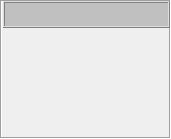
   <widget class="QFrame" name="Compresor_LP_2">
    <property name="geometry">
     <rect>
      <x>826</x>
      <y>150</y>
      <width>171</width>
      <height>139</height>
     </rect>
    </property>
    <property name="minimumSize">
     <size>
      <width>171</width>
      <height>139</height>
     </size>
    </property>
    <property name="maximumSize">
     <size>
      <width>171</width>
      <height>139</height>
     </size>
    </property>
    <property name="styleSheet">
     <string notr="true">background-color: none;</string>
    </property>
    <property name="frameShape">
     <enum>QFrame::Box</enum>
    </property>
    <property name="frameShadow">
     <enum>QFrame::Sunken</enum>
    </property>
    <widget class="QFrame" name="frame_11">
     <property name="geometry">
      <rect>
       <x>3</x>
       <y>1</y>
       <width>167</width>
       <height>27</height>
      </rect>
     </property>
     <property name="minimumSize">
      <size>
       <width>167</width>
       <height>27</height>
      </size>
     </property>
     <property name="maximumSize">
      <size>
       <width>167</width>
       <height>27</height>
      </size>
     </property>
     <property name="styleSheet">
      <string notr="true">background-color: rgb(192, 192, 192);</string>
     </property>
     <property name="frameShape">
      <enum>QFrame::Box</enum>
     </property>
     <property name="frameShadow">
      <enum>QFrame::Raised</enum>
     </property>
     <layout class="QGridLayout" name="gridLayout_21">
      <item row="0" column="0">
       <widget class="AUpTextLabel" name="leGEN_AVR_16">
        <property name="minimumSize">
         <size>
          <width>137</width>
          <height>9</height>
         </size>
        </property>
        <property name="maximumSize">
         <size>
          <width>137</width>
          <height>9</height>
         </size>
        </property>
        <property name="LabelText" stdset="0">
         <string>DATOS DEL COMBUST</string>
        </property>
        <property name="Font">
         <font>
          <pointsize>9</pointsize>
          <weight>75</weight>
          <bold>true</bold>
         </font>
        </property>
       </widget>
      </item>
     </layout>
    </widget>
    <widget class="AUpTextLabel" name="leGEN_AVR_17">
     <property name="geometry">
      <rect>
       <x>6</x>
       <y>64</y>
       <width>65</width>
       <height>13</height>
      </rect>
     </property>
     <property name="minimumSize">
      <size>
       <width>65</width>
       <height>13</height>
      </size>
     </property>
     <property name="maximumSize">
      <size>
       <width>65</width>
       <height>13</height>
      </size>
     </property>
     <property name="layoutDirection">
      <enum>Qt::RightToLeft</enum>
     </property>
     <property name="LabelText" stdset="0">
      <string>WF36DMD</string>
     </property>
     <property name="Font">
      <font>
       <pointsize>9</pointsize>
       <weight>75</weight>
       <bold>true</bold>
      </font>
     </property>
    </widget>
    <widget class="AUpTextLabel" name="leDCWF36">
     <property name="geometry">
      <rect>
       <x>71</x>
       <y>64</y>
       <width>37</width>
       <height>13</height>
      </rect>
     </property>
     <property name="minimumSize">
      <size>
       <width>37</width>
       <height>13</height>
      </size>
     </property>
     <property name="maximumSize">
      <size>
       <width>37</width>
       <height>13</height>
      </size>
     </property>
     <property name="layoutDirection">
      <enum>Qt::RightToLeft</enum>
     </property>
     <property name="isUpdateable" stdset="0">
      <bool>true</bool>
     </property>
     <property name="id">
      <string>p_HMI_INTER_WF36DMD_CALC_PLUS_A_OUT_1</string>
     </property>
     <property name="Font">
      <font>
       <pointsize>9</pointsize>
       <weight>75</weight>
       <bold>true</bold>
      </font>
     </property>
    </widget>
    <widget class="AUpTextLabel" name="leGEN_AVR_19">
     <property name="geometry">
      <rect>
       <x>122</x>
       <y>64</y>
       <width>43</width>
       <height>13</height>
      </rect>
     </property>
     <property name="minimumSize">
      <size>
       <width>43</width>
       <height>13</height>
      </size>
     </property>
     <property name="maximumSize">
      <size>
       <width>43</width>
       <height>13</height>
      </size>
     </property>
     <property name="layoutDirection">
      <enum>Qt::LeftToRight</enum>
     </property>
     <property name="LabelText" stdset="0">
      <string>Lbs/hr</string>
     </property>
     <property name="Font">
      <font>
       <pointsize>9</pointsize>
       <weight>75</weight>
       <bold>true</bold>
      </font>
     </property>
    </widget>
    <widget class="AUpTextLabel" name="leGEN_AVR_36">
     <property name="geometry">
      <rect>
       <x>6</x>
       <y>32</y>
       <width>65</width>
       <height>13</height>
      </rect>
     </property>
     <property name="minimumSize">
      <size>
       <width>65</width>
       <height>13</height>
      </size>
     </property>
     <property name="maximumSize">
      <size>
       <width>65</width>
       <height>13</height>
      </size>
     </property>
     <property name="layoutDirection">
      <enum>Qt::RightToLeft</enum>
     </property>
     <property name="LabelText" stdset="0">
      <string>TGSSEL</string>
     </property>
     <property name="Font">
      <font>
       <pointsize>9</pointsize>
       <weight>75</weight>
       <bold>true</bold>
      </font>
     </property>
    </widget>
    <widget class="AUpTextLabel" name="leDCTGS">
     <property name="geometry">
      <rect>
       <x>71</x>
       <y>32</y>
       <width>37</width>
       <height>13</height>
      </rect>
     </property>
     <property name="minimumSize">
      <size>
       <width>37</width>
       <height>13</height>
      </size>
     </property>
     <property name="maximumSize">
      <size>
       <width>37</width>
       <height>13</height>
      </size>
     </property>
     <property name="layoutDirection">
      <enum>Qt::RightToLeft</enum>
     </property>
     <property name="isUpdateable" stdset="0">
      <bool>true</bool>
     </property>
     <property name="id">
      <string>p_HMI_INTER_TGSSEL_CALC_PLUS_A_OUT_1</string>
     </property>
     <property name="Font">
      <font>
       <pointsize>9</pointsize>
       <weight>75</weight>
       <bold>true</bold>
      </font>
     </property>
    </widget>
    <widget class="AUpTextLabel" name="leGEN_AVR_38">
     <property name="geometry">
      <rect>
       <x>122</x>
       <y>32</y>
       <width>43</width>
       <height>13</height>
      </rect>
     </property>
     <property name="minimumSize">
      <size>
       <width>43</width>
       <height>13</height>
      </size>
     </property>
     <property name="maximumSize">
      <size>
       <width>43</width>
       <height>13</height>
      </size>
     </property>
     <property name="layoutDirection">
      <enum>Qt::LeftToRight</enum>
     </property>
     <property name="LabelText" stdset="0">
      <string>ºF</string>
     </property>
     <property name="Font">
      <font>
       <pointsize>9</pointsize>
       <weight>75</weight>
       <bold>true</bold>
      </font>
     </property>
    </widget>
    <widget class="AUpTextLabel" name="leGEN_AVR_23">
     <property name="geometry">
      <rect>
       <x>6</x>
       <y>48</y>
       <width>65</width>
       <height>13</height>
      </rect>
     </property>
     <property name="minimumSize">
      <size>
       <width>65</width>
       <height>13</height>
      </size>
     </property>
     <property name="maximumSize">
      <size>
       <width>65</width>
       <height>13</height>
      </size>
     </property>
     <property name="layoutDirection">
      <enum>Qt::RightToLeft</enum>
     </property>
     <property name="LabelText" stdset="0">
      <string>PGAS</string>
     </property>
     <property name="Font">
      <font>
       <pointsize>9</pointsize>
       <weight>75</weight>
       <bold>true</bold>
      </font>
     </property>
    </widget>
    <widget class="AUpTextLabel" name="leDCPG">
     <property name="geometry">
      <rect>
       <x>71</x>
       <y>48</y>
       <width>37</width>
       <height>13</height>
      </rect>
     </property>
     <property name="minimumSize">
      <size>
       <width>37</width>
       <height>13</height>
      </size>
     </property>
     <property name="maximumSize">
      <size>
       <width>37</width>
       <height>13</height>
      </size>
     </property>
     <property name="layoutDirection">
      <enum>Qt::RightToLeft</enum>
     </property>
     <property name="isUpdateable" stdset="0">
      <bool>true</bool>
     </property>
     <property name="id">
      <string>p_HMI_INTER_PGSSEL_CALC_PLUS_A_OUT_1</string>
     </property>
     <property name="Font">
      <font>
       <pointsize>9</pointsize>
       <weight>75</weight>
       <bold>true</bold>
      </font>
     </property>
    </widget>
    <widget class="AUpTextLabel" name="leGEN_AVR_25">
     <property name="geometry">
      <rect>
       <x>122</x>
       <y>48</y>
       <width>43</width>
       <height>13</height>
      </rect>
     </property>
     <property name="minimumSize">
      <size>
       <width>43</width>
       <height>13</height>
      </size>
     </property>
     <property name="maximumSize">
      <size>
       <width>43</width>
       <height>13</height>
      </size>
     </property>
     <property name="layoutDirection">
      <enum>Qt::LeftToRight</enum>
     </property>
     <property name="LabelText" stdset="0">
      <string>PSIG</string>
     </property>
     <property name="Font">
      <font>
       <pointsize>9</pointsize>
       <weight>75</weight>
       <bold>true</bold>
      </font>
     </property>
    </widget>
    <widget class="AUpTextLabel" name="leGEN_AVR_20">
     <property name="geometry">
      <rect>
       <x>6</x>
       <y>80</y>
       <width>65</width>
       <height>13</height>
      </rect>
     </property>
     <property name="minimumSize">
      <size>
       <width>65</width>
       <height>13</height>
      </size>
     </property>
     <property name="maximumSize">
      <size>
       <width>65</width>
       <height>13</height>
      </size>
     </property>
     <property name="layoutDirection">
      <enum>Qt::RightToLeft</enum>
     </property>
     <property name="LabelText" stdset="0">
      <string>WFMAX</string>
     </property>
     <property name="Font">
      <font>
       <pointsize>9</pointsize>
       <weight>75</weight>
       <bold>true</bold>
      </font>
     </property>
    </widget>
    <widget class="AUpTextLabel" name="leDCWFM">
     <property name="geometry">
      <rect>
       <x>71</x>
       <y>80</y>
       <width>37</width>
       <height>13</height>
      </rect>
     </property>
     <property name="minimumSize">
      <size>
       <width>37</width>
       <height>13</height>
      </size>
     </property>
     <property name="maximumSize">
      <size>
       <width>37</width>
       <height>13</height>
      </size>
     </property>
     <property name="layoutDirection">
      <enum>Qt::RightToLeft</enum>
     </property>
     <property name="isUpdateable" stdset="0">
      <bool>true</bool>
     </property>
     <property name="id">
      <string>p_HMI_INTER_WFMAX_CALC_PLUS_A_OUT_1</string>
     </property>
     <property name="Font">
      <font>
       <pointsize>9</pointsize>
       <weight>75</weight>
       <bold>true</bold>
      </font>
     </property>
    </widget>
    <widget class="AUpTextLabel" name="leGEN_AVR_22">
     <property name="geometry">
      <rect>
       <x>122</x>
       <y>80</y>
       <width>43</width>
       <height>13</height>
      </rect>
     </property>
     <property name="minimumSize">
      <size>
       <width>43</width>
       <height>13</height>
      </size>
     </property>
     <property name="maximumSize">
      <size>
       <width>43</width>
       <height>13</height>
      </size>
     </property>
     <property name="layoutDirection">
      <enum>Qt::LeftToRight</enum>
     </property>
     <property name="LabelText" stdset="0">
      <string>Lbs/hr</string>
     </property>
     <property name="Font">
      <font>
       <pointsize>9</pointsize>
       <weight>75</weight>
       <bold>true</bold>
      </font>
     </property>
    </widget>
    <zorder>leGEN_AVR_36</zorder>
    <zorder>leDCTGS</zorder>
    <zorder>leGEN_AVR_38</zorder>
    <zorder>leGEN_AVR_23</zorder>
    <zorder>leDCPG</zorder>
    <zorder>leGEN_AVR_25</zorder>
    <zorder>leGEN_AVR_20</zorder>
    <zorder>leDCWFM</zorder>
    <zorder>leGEN_AVR_22</zorder>
    <zorder>frame_11</zorder>
    <zorder>leGEN_AVR_17</zorder>
    <zorder>leDCWF36</zorder>
    <zorder>leGEN_AVR_19</zorder>
   </widget>
